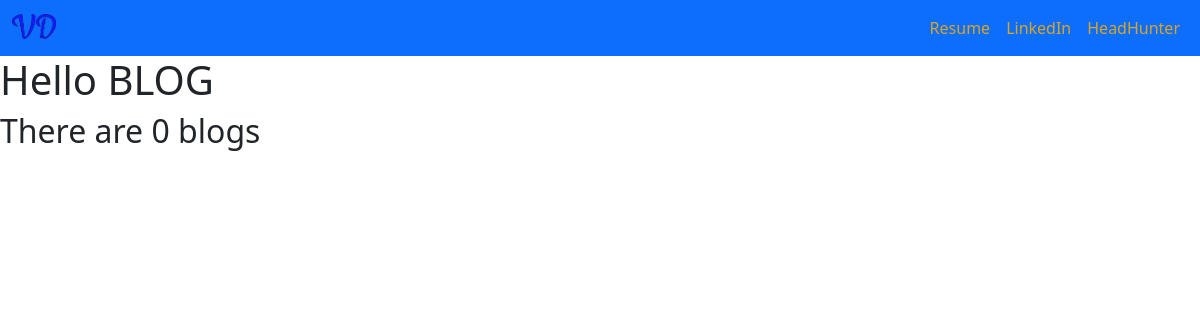
Page /blog/ on the earlier database version.
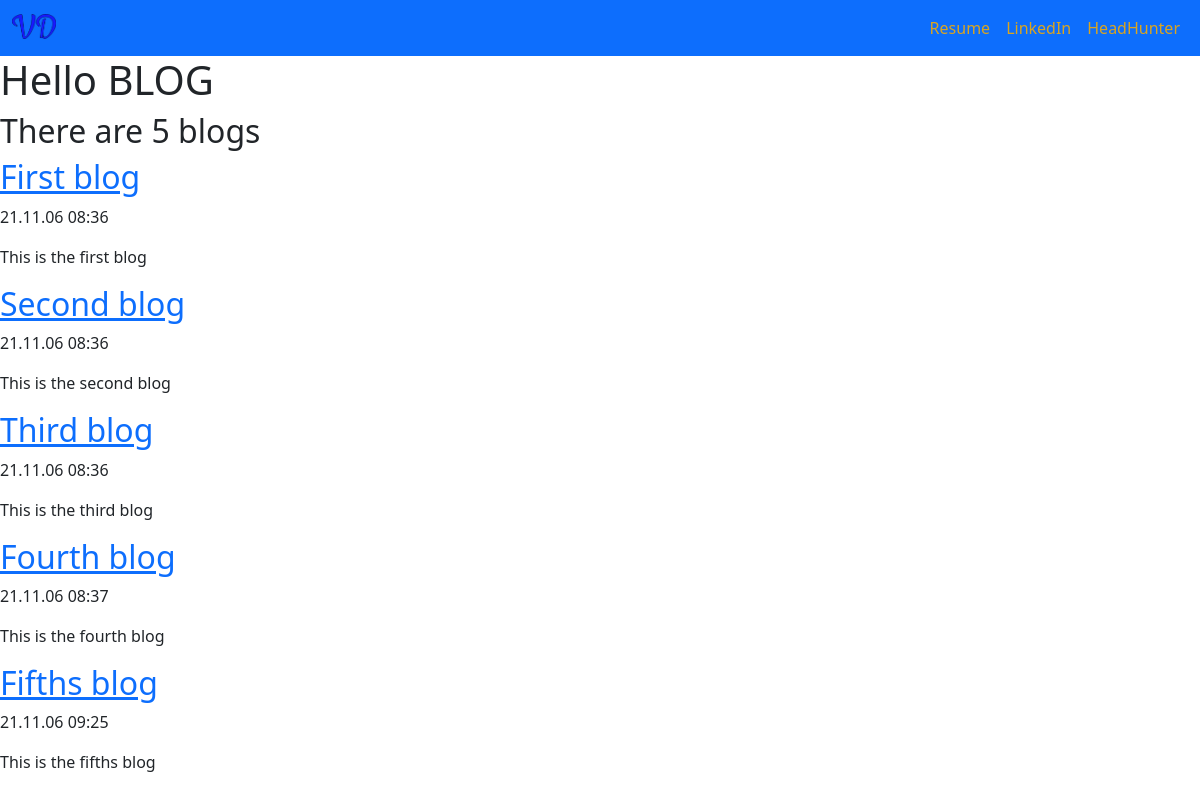
Same page on the later database version.
### blog/models.py (models this page shows, shortened)
class Blog(models.Model):
    title = models.CharField(max_length=100)
    date = models.DateTimeField()
    description = models.TextField(max_length=400)

### blog/views.py (the view)
# urls.py: path('', views.all_blogs, name='all_blogs'),
def all_blogs(request):
    blog_obj = Blog.objects.all()
    count = blog_obj.count()
    return render(request, 'blog/all_blogs.html', {'blogs': blog_obj, 'blogs_count': count})

### templates/blog/all_blogs.html
{% extends 'portf/base.html' %}
{% block content %}
    <h1>Hello BLOG</h1>
    <h2>There are {{ blogs_count }} blog{{ blogs_count|pluralize }}</h2>
    {% for blog in blogs %}
        <a href="{% url 'blog:detail' blog.id %}"><h2>{{ blog.title }}</h2></a>
        <p>{{ blog.date| date:'y.m.d  h:i' }} </p>
        <p>{{ blog.description| striptags | truncatechars:100 }}</p>
    {% endfor %}
{% endblock %}

### templates/portf/base.html (shortened to what this page needs)
{% load static %}
<!doctype html>
<html lang="en">
  <head>
    <link href="{% static 'bootstrap.css' %}" rel="stylesheet" >
    <link href="{% static 'my.css' %}" rel="stylesheet" >
  </head>
  <body>
  <nav class="navbar navbar-expand-sm sticky-top navbar-dark bg-primary">
      <div class="container-fluid">
          <a class="navbar-brand" href="{% url 'home' %}"><img src="{% static 'VD_logo.png' %}" height=25 width=auto class="d-inline-block align-text-top"></a>
          <div class="collapse navbar-collapse" id="navbarSupportedContent" style="flex-wrap: wrap">
              <ul class="navbar-nav ps-md-3">
                  <li class="nav-item">
                      <a class="nav-link navlink_shadow"  style="color: goldenrod" aria-current="page" href="{% static 'Resume.PDF' %}" target="_blank">Resume</a>
                  </li>
                  <li class="nav-item">
                      <a class="nav-link navlink_shadow" style="color: goldenrod" href="https://www.linkedin.com/in/vdolmatov/" target="_blank">LinkedIn</a>
                  </li>
                  <li class="nav-item">
                      <a class="nav-link navlink_shadow" style="color: goldenrod" href="https://hh.ru/resume/112ddbfdff0208039b0039ed1f6e6b70775768" target="_blank">HeadHunter</a>
                  </li>
              </ul>
          </div>
      </div>
  </nav>
 {% block content %}{% endblock %}
  </body>
</html>

Differences in the rows shown:
added Blog: title "First blog", date "21.11.06 08:36", description "This is the first blog"
added Blog: title "Second blog", date "21.11.06 08:36", description "This is the second blog"
added Blog: title "Third blog", date "21.11.06 08:36", description "This is the third blog"
added Blog: title "Fourth blog", date "21.11.06 08:37", description "This is the fourth blog"
added Blog: title "Fifths blog", date "21.11.06 09:25", description "This is the fifths blog"
Other differences:
{{ blogs_count }}: "0" → "5"
